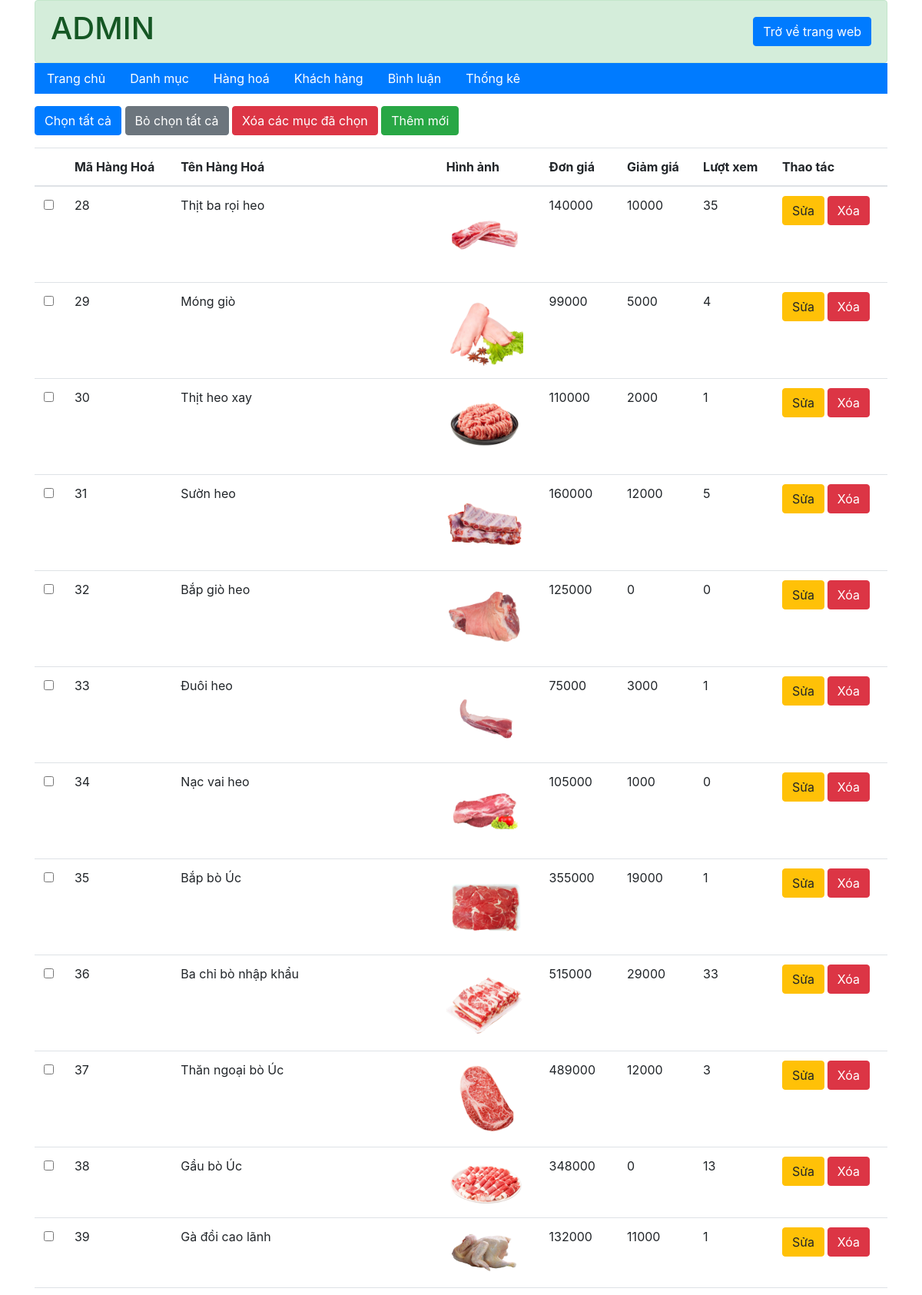
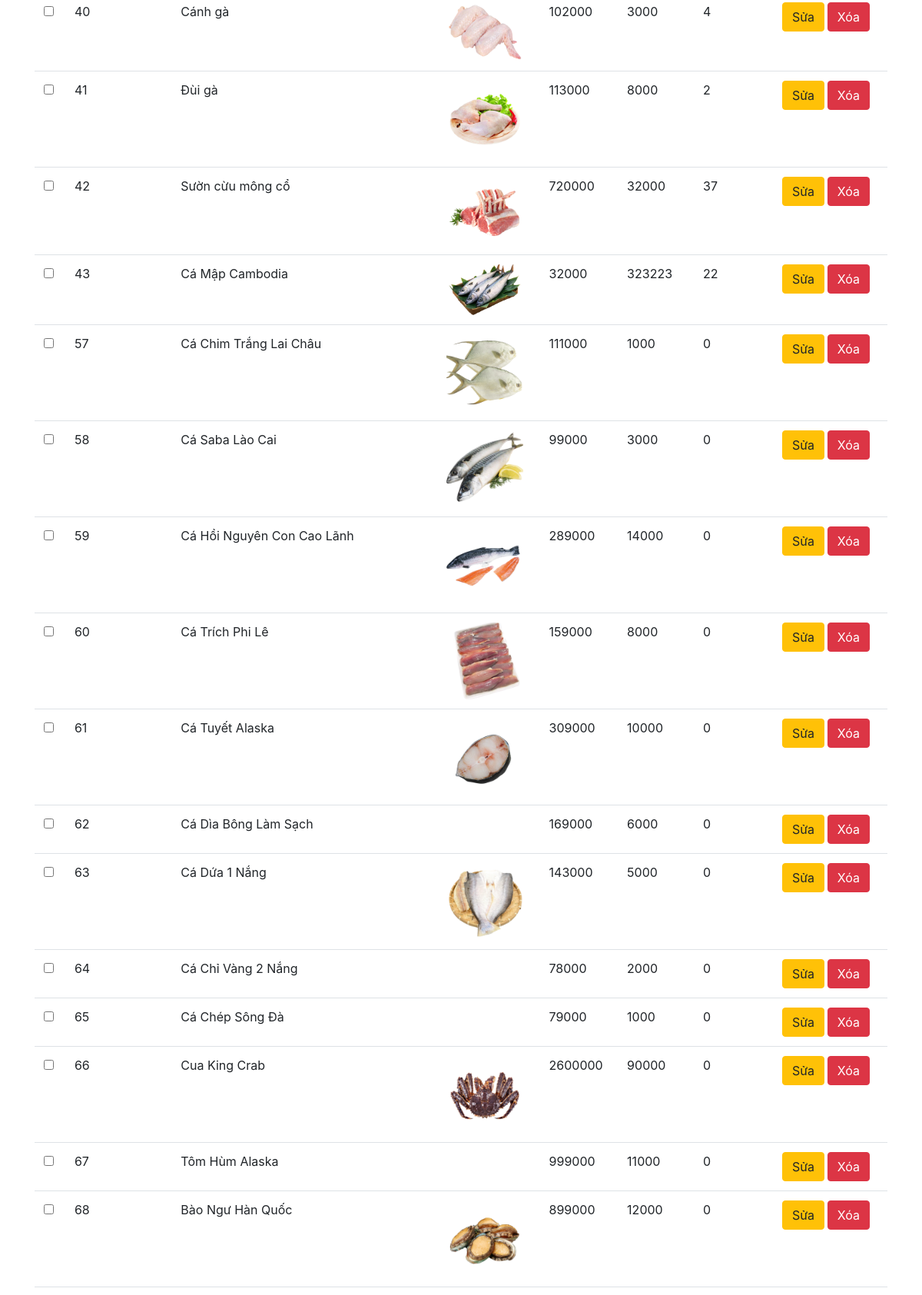
/admin/hang-hoa/index.php (signed in, upper part), run on the app's committed database (2 pictures, top to bottom).
### tables this page shows
CREATE TABLE `hang_hoa` (
  `ma_hh` int(11) NOT NULL COMMENT 'mã hàng hoá',
  `ten_hh` varchar(50) NOT NULL COMMENT 'tên hàng hoá',
  `don_gia` double(10,2) NOT NULL COMMENT 'đơn giá',
  `giam_gia` double(10,2) DEFAULT 0.00 COMMENT 'mức giảm giá',
  `hinh` varchar(50) NOT NULL COMMENT 'hình ảnh',
  `ngay_nhap` date DEFAULT NULL COMMENT 'ngày nhập hàng',
  `mo_ta` text NOT NULL COMMENT 'mô tả hàng hoá',
  `dac_biet` tinyint(1) NOT NULL COMMENT 'tràng thái đặc biệt',
  `so_luot_xem` int(11) NOT NULL DEFAULT 0 COMMENT 'số lượt xem',
  `ma_loai` int(10) NOT NULL COMMENT 'mã loại'
);

### admin/hang-hoa/index.php (called while the page is built, shortened)
<?php
    require "../../global.php";
    require "../../dao/pdo.php";
    require "../../dao/hanghoa.php";
    if(exsist_param("add")){
        $lisDanhMuc = danhMuc_selectAll();
        $view_name="add.php";
    }
    else if(exsist_param("btn_edit")){
        $lisDanhMuc = danhMuc_selectAll();
        $idHangHoa = $_GET['ma_hh'];
        $thisHangHoa = hanghoa_select_by_id($idHangHoa);
        $view_name="edit.php";
    }
    else if(exsist_param("btn-delete")){
        $id_hh=$_GET['ma_hh'];
        hanghoa_delete($id_hh);
        $items = hanghoa_selectAll();
        $view_name="list.php";
    }
    else if(exsist_param("btn-delete-all")){
        $list_id=$_POST['ma_hh'];
        hanghoa_delete($list_id);
        $items = hanghoa_selectAll();
        $view_name="list.php";
    }
    else{
        $items = hanghoa_selectAll();
    }
    require "../layout.php";
?>

### dao/pdo.php (called while the page is built, shortened)
<?php
function pdo_get_connection(){
    $hostname='localhost';
    $dbname='xsshop';
    $username = 'root';
    $password = '';
    try{
        $connect = new PDO("mysql:host=$hostname;dbname=$dbname", $username, $password);
        $connect->setAttribute(PDO::ATTR_ERRMODE, PDO::ERRMODE_EXCEPTION);
        return $connect;
    }catch(PDOException $e){
        $e->getMessage();
    }
}
function pdo_query($sql){
    $sql_args = array_slice(func_get_args(), 1);
    try{
        $connect = pdo_get_connection();
        $stmt = $connect->prepare($sql);
        $stmt->execute($sql_args);
        $rows = $stmt->fetchAll();
        return $rows;
    }
    catch(PDOException $e){
        throw $e;
    }
    finally{
        unset($connect);
    }
}
?>

### dao/hanghoa.php (called while the page is built, shortened)
<?php
    function hanghoa_selectAll(){
        $sql = "SELECT * FROM `hang_hoa`";
        return pdo_query($sql);
    }
?>

### global.php (called while the page is built, shortened)
<?php
    $url="/food_market_10-diem";
    $url_content="$url/content";
?>

### admin/hang-hoa/list.php (the view)
<div class="container">
  <form action="index.php" method="post">
    <div class="my-3">
      <button id="check-all" type="button" class="btn btn-primary">Chọn tất cả</button>
      <button id="clear-all" type="button" class="btn btn-secondary">Bỏ chọn tất cả</button>
      <button onclick="return confirm('Bạn có chắc chắn xoá không?')" name="btn-delete-all" class="btn btn-danger">Xóa các mục đã chọn</button>
      <a href="index.php?add" class="btn btn-success">Thêm mới</a>
    </div>
    <table class="table">
      <thead>
        <tr>
          <th></th>
          <th>Mã Hàng Hoá</th>
          <th>Tên Hàng Hoá</th>
          <th>Hình ảnh</th>
          <th>Đơn giá</th>
          <th>Giảm giá</th>
          <th>Lượt xem</th>
          <th>Thao tác</th>
        </tr>
      </thead>
      <tbody>
        <?php
        foreach ($items as $item) {
        ?>
          <tr>
            <td><input type="checkbox" name="ma_hh[]" value="<?= $item['ma_hh'] ?>"></td>
            <td><?php echo $item['ma_hh'] ?></td>
            <td><?php echo $item['ten_hh'] ?></td>
            <td><img style="width: 100px;" src="<?php echo "$url_content/images/image_products/" . $item['hinh'] ?>" alt=""></td>
            <td><?php echo $item['don_gia'] ?></td>
            <td><?php echo $item['giam_gia'] ?></td>
            <td><?php echo $item['so_luot_xem'] ?></td>
            <th>
              <a class="btn btn-warning" href="index.php?btn_edit&ma_hh=<?php echo $item['ma_hh'] ?>">Sửa</a>
              <a onclick="return confirm('Bạn có chắc chắn xoá không?')" class="btn btn-danger" href="index.php?btn-delete&ma_hh=<?php echo $item['ma_hh'] ?>">Xóa</a>
            </th>
          </tr>
        <?php
        }
        ?>
      </tbody>
    </table>
  </form>
</div>

### data on the page
hang_hoa: ma_hh "28", ten_hh "Thịt ba rọi heo", hinh (picture), don_gia "140000", giam_gia "10000", so_luot_xem "35"
hang_hoa: ma_hh "29", ten_hh "Móng giò", hinh (picture), don_gia "99000", giam_gia "5000", so_luot_xem "4"
hang_hoa: ma_hh "30", ten_hh "Thịt heo xay", hinh (picture), don_gia "110000", giam_gia "2000", so_luot_xem "1"
hang_hoa: ma_hh "31", ten_hh "Sườn heo", hinh (picture), don_gia "160000", giam_gia "12000", so_luot_xem "5"
hang_hoa: ma_hh "32", ten_hh "Bắp giò heo", hinh (picture), don_gia "125000", giam_gia "0", so_luot_xem "0"
hang_hoa: ma_hh "33", ten_hh "Đuôi heo", hinh (picture), don_gia "75000", giam_gia "3000", so_luot_xem "1"
hang_hoa: ma_hh "34", ten_hh "Nạc vai heo", hinh (picture), don_gia "105000", giam_gia "1000", so_luot_xem "0"
hang_hoa: ma_hh "35", ten_hh "Bắp bò Úc", hinh (picture), don_gia "355000", giam_gia "19000", so_luot_xem "1"
hang_hoa: ma_hh "36", ten_hh "Ba chỉ bò nhập khẩu", hinh (picture), don_gia "515000", giam_gia "29000", so_luot_xem "33"
hang_hoa: ma_hh "37", ten_hh "Thăn ngoại bò Úc", hinh (picture), don_gia "489000", giam_gia "12000", so_luot_xem "3"
hang_hoa: ma_hh "38", ten_hh "Gầu bò Úc", hinh (picture), don_gia "348000", giam_gia "0", so_luot_xem "13"
hang_hoa: ma_hh "39", ten_hh "Gà đồi cao lãnh", hinh (picture), don_gia "132000", giam_gia "11000", so_luot_xem "1"
hang_hoa: ma_hh "40", ten_hh "Cánh gà", hinh (picture), don_gia "102000", giam_gia "3000", so_luot_xem "4"
hang_hoa: ma_hh "41", ten_hh "Đùi gà", hinh (picture), don_gia "113000", giam_gia "8000", so_luot_xem "2"
hang_hoa: ma_hh "42", ten_hh "Sườn cừu mông cổ", hinh (picture), don_gia "720000", giam_gia "32000", so_luot_xem "37"
hang_hoa: ma_hh "43", ten_hh "Cá Mập Cambodia", hinh (picture), don_gia "32000", giam_gia "323223", so_luot_xem "22"
hang_hoa: ma_hh "57", ten_hh "Cá Chim Trắng Lai Châu", hinh (picture), don_gia "111000", giam_gia "1000", so_luot_xem "0"
hang_hoa: ma_hh "58", ten_hh "Cá Saba Lào Cai", hinh (picture), don_gia "99000", giam_gia "3000", so_luot_xem "0"
hang_hoa: ma_hh "59", ten_hh "Cá Hồi Nguyên Con Cao Lãnh", hinh (picture), don_gia "289000", giam_gia "14000", so_luot_xem "0"
hang_hoa: ma_hh "60", ten_hh "Cá Trích Phi Lê", hinh (picture), don_gia "159000", giam_gia "8000", so_luot_xem "0"
hang_hoa: ma_hh "61", ten_hh "Cá Tuyết Alaska", hinh (picture), don_gia "309000", giam_gia "10000", so_luot_xem "0"
hang_hoa: ma_hh "62", ten_hh "Cá Dìa Bông Làm Sạch", don_gia "169000", giam_gia "6000", so_luot_xem "0"
hang_hoa: ma_hh "63", ten_hh "Cá Dứa 1 Nắng", hinh (picture), don_gia "143000", giam_gia "5000", so_luot_xem "0"
hang_hoa: ma_hh "64", ten_hh "Cá Chỉ Vàng 2 Nắng", don_gia "78000", giam_gia "2000", so_luot_xem "0"
hang_hoa: ma_hh "65", ten_hh "Cá Chép Sông Đà", don_gia "79000", giam_gia "1000", so_luot_xem "0"
hang_hoa: ma_hh "66", ten_hh "Cua King Crab", hinh (picture), don_gia "2600000", giam_gia "90000", so_luot_xem "0"
hang_hoa: ma_hh "67", ten_hh "Tôm Hùm Alaska", don_gia "999000", giam_gia "11000", so_luot_xem "0"
hang_hoa: ma_hh "68", ten_hh "Bào Ngư Hàn Quốc", hinh (picture), don_gia "899000", giam_gia "12000", so_luot_xem "0"
